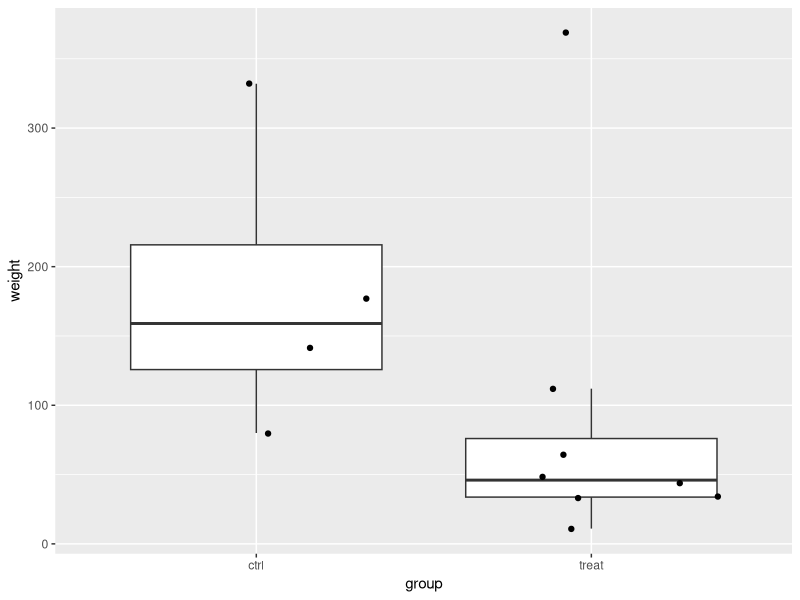
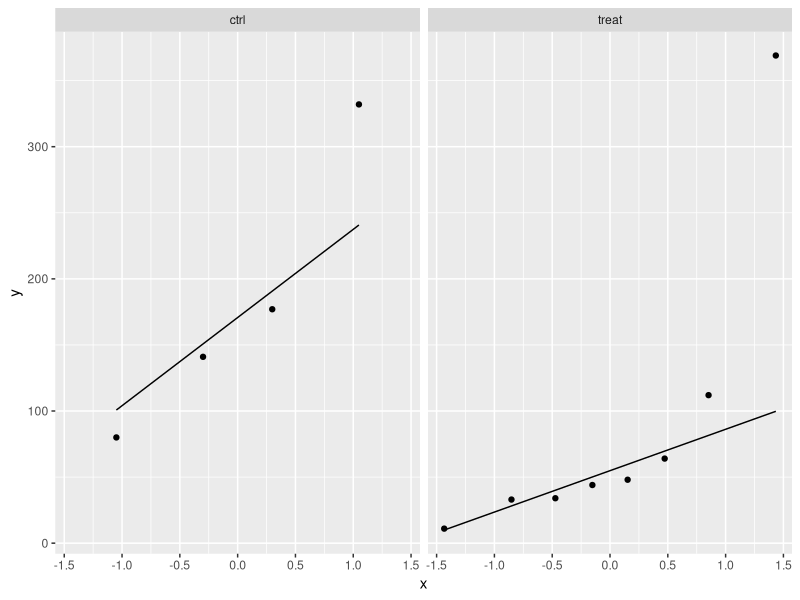
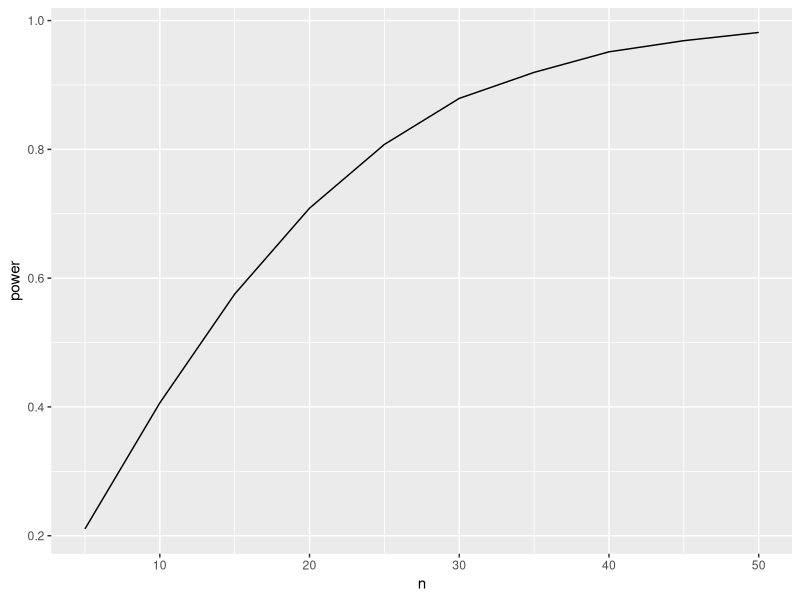
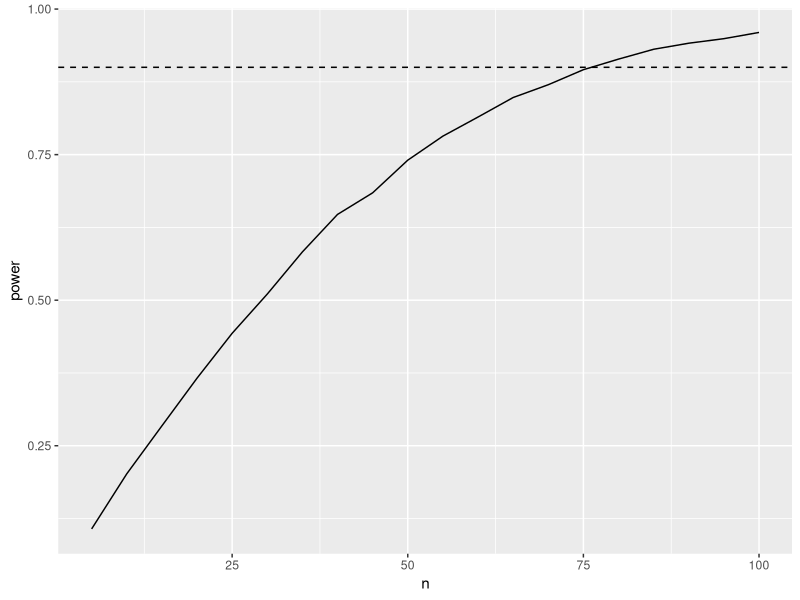

These charts were generated, in order, by the following R code:
## ---- chunk 1
library(tidyverse)
## ---- chunk 2
rodents <- data.frame(weight=c(11,33,48,34,112,369,64,44,177,80,141,332),group=as.factor(c(rep("treat",8),rep("ctrl",4))))
rodents
## ---- chunk 3
rodents %>%
  ggplot(aes(x=group,y=weight)) +
  geom_boxplot(outlier.shape = NA) +
  geom_jitter()

rodents %>%
  ggplot(aes(sample = weight)) +
  geom_qq() +
  geom_qq_line() +
  facet_wrap(~ group)
## ---- chunk 4
lm1 <- lm(weight ~ group, rodents)
summary(lm1)
## ---- chunk 5
simFast <- function(form, data, betas, sd, contrasts, alpha = .05, nSim = 10000)
{
    ySim <- rnorm(nrow(data)*nSim,sd=sd)
    dim(ySim) <-c(nrow(data),nSim)
    design <- model.matrix(form, data)
    ySim <- ySim + c(design %*%betas)
    ySim <- t(ySim)

    ### Fitting
    fitAll <- limma::lmFit(ySim,design)

    ### Inference
    varUnscaled <- c(t(contrasts)%*%fitAll$cov.coefficients%*%contrasts)
    contrasts <- fitAll$coefficients %*%contrasts
    seContrasts <- varUnscaled^.5*fitAll$sigma
    tstats <- contrasts/seContrasts
    pvals <- pt(abs(tstats),fitAll$df.residual,lower.tail = FALSE)*2
    return(mean(pvals < alpha))
}
## ---- chunk 6
betas <- lm1$coefficients

nSim <- 10000
form <- ~ group
sd <- sigma(lm1)
contrast <- limma::makeContrasts("grouptreat",levels = names(lm1$coefficients))
alpha <- 0.05

power <- simFast(form, rodents, betas, sd, contrasts = contrast, alpha = alpha, nSim = nSim)
power
## ---- chunk 7
betas <- lm1$coefficients
nSim <- 10000
form <- ~ group
sd <- sigma(lm1)
contrast <- limma::makeContrasts("grouptreat",levels = names(lm1$coefficients))
n1 <- n2 <- nrow(rodents)/2
predictorData <- data.frame(group = rep(c("ctrl","treat"),c(n1,n2)) %>% as.factor)

powerBalanced <- simFast(form, predictorData, betas, sd, contrasts = contrast, alpha = alpha, nSim = nSim)
powerBalanced
## ---- chunk 8
sqrt(1/sum(rodents$group=="treat") + 1/sum(rodents$group=="ctrl"))
sqrt(1/n1 + 1/n1)
## ---- chunk 9
set.seed(1400)
betas <- lm1$coefficients
nSim <- 10000
form <- ~ group
sd <- sigma(lm1)
power <- data.frame(n=seq(5,50,5),power=NA)
alpha <- 0.05
contrast <- limma::makeContrasts("grouptreat",levels = names(lm1$coefficients))

for (i in 1:nrow(power))
{
  n1 <- n2 <- power$n[i]
  predictorData <- data.frame(group = rep(c("ctrl","treat"),c(n1,n2)) %>% as.factor)
  power$power[i] <- simFast(form, predictorData, betas, sd, contrasts = contrast, alpha = alpha, nSim = nSim)
}
power
## ---- chunk 10
power %>%
  ggplot(aes(x=n,y=power)) +
  geom_line()
## ---- chunk 11
power.t.test(delta = lm1$coef[2], sd = sigma(lm1),power=.9)
## ---- chunk 12
set.seed(1400)
betas <- c(0,60)
nSim <- 10000
form <- ~ group
sd <- sigma(lm1)
power2 <- data.frame(n=seq(5,100,5),power=NA)
alpha <- 0.05
contrast <- limma::makeContrasts("grouptreat",levels = names(lm1$coefficients))

for (i in 1:nrow(power2))
{
  n1 <- n2 <- power2$n[i]
  predictorData <- data.frame(group = rep(c("ctrl","treat"),c(n1,n2)) %>% as.factor)
  power2$power[i] <- simFast(form, predictorData, betas, sd, contrasts = contrast, alpha = alpha, nSim = nSim)
}
power2
## ---- chunk 13
power2 %>%
  ggplot(aes(x=n,y=power)) +
  geom_line() +
  geom_hline(yintercept = .9, lty=2)
## ---- chunk 14
b1 = - 60
power = .9
power.t.test(d = b1, sd = sigma(lm1), type='two.sample',power = power)
